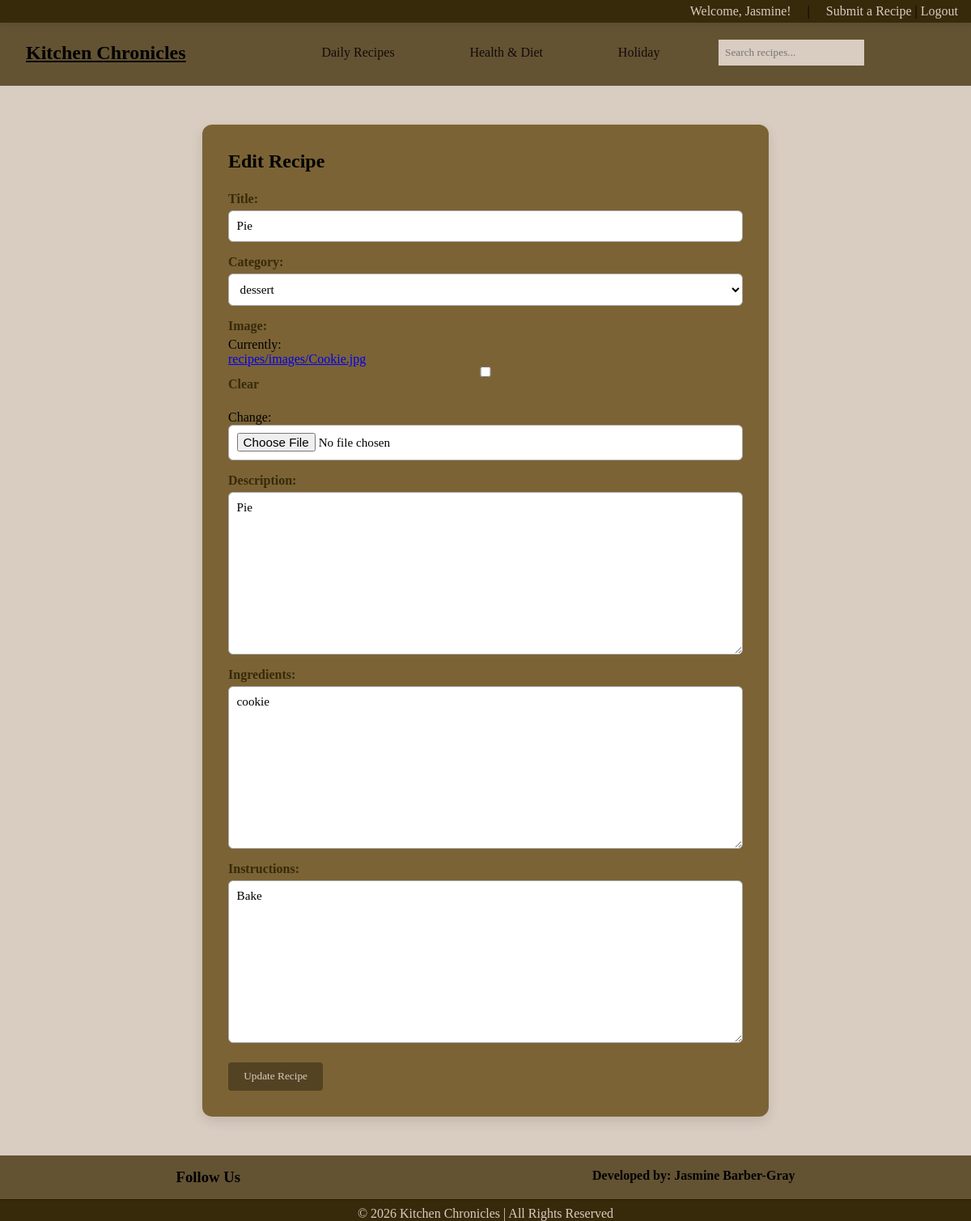
The app's page /recipe/6/edit/ (signed in) with its own data.
### recipes/models.py (models this page shows, shortened)
class Recipe(models.Model):
    CATEGORY_CHOICES = [
        ('Breakfast', 'breakfast'),
        ('Lunch', 'lunch'),
        ('Dinner', 'dinner'),
        ('Dessert', 'dessert'),
        ('Keto', 'keto'),
        ('Vegan', 'vegan'),
        ('Valentine\'s Day', 'valentine\'s Day'),
        ('Easter', 'easter'),
        ('Halloween', 'halloween'),
        ('Thanksgiving', 'thanksgiving'),
        ('Christmas', 'christmas'),
        ('New Years', 'new years'),
    ]
    title = models.CharField(max_length=200)
    author = models.ForeignKey(User, on_delete=models.CASCADE)
    category = models.CharField(max_length=20, choices=CATEGORY_CHOICES)
    image = models.ImageField(upload_to='recipes/images', blank=True, null=True)
    description = models.TextField()
    ingredients = models.TextField()
    instructions = models.TextField()

### recipes/views.py (the view)
# urls.py: path('recipe/<int:id>/edit/', views.edit_recipe, name='edit_recipe'),
@login_required
def edit_recipe(request, id):
    recipe = get_object_or_404(Recipe, id=id)
    if recipe.author != request.user and not request.user.is_superuser:
        return HttpResponseForbidden("You cannot edit this recipe.")
    if request.method == 'POST':
        form = recipeform(request.POST, request.FILES, instance=recipe)
        if form.is_valid():
            new_image = request.FILES.get('image')
            if new_image:
                if recipe.image and os.path.isfile(recipe.image.path):
                    os.remove(recipe.image.path)
                recipe.image = new_image
            form.save()
            return redirect('recipe_detail', id=recipe.id)
    else:
        form = recipeform(instance=recipe)
    return render(request, 'recipes/edit_recipe.html', {'form': form})

### recipes/forms.py
class recipeform(forms.ModelForm):
    class Meta:
        model = Recipe
        fields = [
            'title',
            'category',
            'image',
            'description',
            'ingredients',
            'instructions',
            ]

### recipes/templates/recipes/edit_recipe.html (shortened to what this page needs)
{% extends "base.html" %}
{% block content %}
<div class="auth-container">
    <h2>Edit Recipe</h2>
    <form method="post" enctype="multipart/form-data">
        <div class="form-group">
            {{ form.title.label_tag }}
            {{ form.title }}
        </div>
        <div class="form-group">
            {{ form.category.label_tag }}
            {{ form.category }}
        </div>
        <div class="form-group">
            {{ form.image.label_tag }}
            {{ form.image }}
        </div>
        <div class="form-group">
            {{ form.description.label_tag }}
            {{ form.description }}
        </div>
        <div class="form-group">
            {{ form.ingredients.label_tag }}
            {{ form.ingredients }}
        </div>
        <div class="form-group">
            {{ form.instructions.label_tag }}
            {{ form.instructions }}
        </div>
        <button type="submit" class="submit-button">Update Recipe</button>
    </form>
</div>
{% endblock %}

### templates/base.html (shortened to what this page needs)
<!DOCTYPE html>
<html lang="en">
{% load static %}
<head>
    <link rel="stylesheet" type="text/css" href="{% static 'recipes/style.css' %}">
    <link rel="stylesheet" href="https://cdn-uicons.flaticon.com/uicons-brands/css/uicons-brands.css">
    <link rel="stylesheet" href="https://cdn-uicons.flaticon.com/uicons-regular-rounded/css/uicons-regular-rounded.css">
    <link rel="stylesheet" href="https://cdn-uicons.flaticon.com/uicons-solid-straight/css/uicons-solid-straight.css">
</head>
<body>
<div class="top-bar">
    {% if user.is_authenticated %}
        <span>Welcome, {{ user.username }}!</span> |
        <a href="{% url 'submit_recipe'%}">Submit a Recipe  </a> |
        <form action="{% url 'Logout' %}" method="post" style="display:inline;">
            <button class="logout">Logout</button>
        </form>
    {% else %}
    <a href="{% url 'Login' %}">Login</a> |
    <a href="{% url 'Signup' %}">Signup</a> |
    <a href="{% url 'Login' %}">Submit a Recipe  </a>
    {% endif %}
</div>
    <nav class="navbar">
        <a href="{% url 'Home' %}" class="logo">
             Kitchen Chronicles
        </a>
        <ul class="nav-links">
            <li class="dropdown">
                <button class="dropbtn">
                    <a href="#">Daily Recipes
                    </a>
                </button>
            </li>
            <li class="dropdown">
                <button class="dropbtn">
                    <a href="#">Health & Diet
                    </a>
                </button>
            </li>
            <li class="dropdown">
                <button class="dropbtn">
                    <a href="#">Holiday
                    </a>
                </button>
            </li>
        </ul>
        <div class="search-container">
            <form method="GET" action="{% url 'search_recipes' %}">
                <input type="text" name="q" placeholder="Search recipes...">
            </form>
        </div>
    </nav>
    {% block content %}{% endblock %}
    <footer class="footer">
        <div class="footer-container">
             <div class="footer-social">
                <h3>Follow Us</h3>
            </div>
             <div class="footer-dev">
                <h4>Developed by: Jasmine Barber-Gray</h4>
            </div>
        </div>
        <div class="footer-bottom">
            <p>© 2026 Kitchen Chronicles | All Rights Reserved</p>
        </div>
</footer>
</body>
</html>

### recipes/static/recipes/style.css (style rules this page uses)
* { margin: 0; padding: 0; box-sizing: border-box; font-family: Georgia, 'Times New Roman', Times, serif; }
body { background: #d9ccc1; color: #000000; margin: 0; padding: 0; overflow: auto; max-width: 100% }
.top-bar { width: 100%; background-color: #372a0a; text-align: right; padding: 0.3rem 1rem; font-size: 1rem; position: fixed; top: 0; left: 0; z-index: 1000; box-shadow: 0 2px 5px rgba(0,0,0,0.1); }
.top-bar span { color: #d9ccc1 !important; margin-right: 1rem; }
.top-bar a { text-decoration: none; color: #d9ccc1; margin-left: 1rem; }
.logout { background: none; border: none; color: #d9ccc1; cursor: pointer; font-size: 1rem; }
.logo { flex: 1; font-size: 1.5rem; font-weight: bold; display: flex; gap: 0.5rem; color: black; list-style: none; }
.navbar { margin-top: 1.5rem; display: flex; background-color: #635333; padding: 1rem 1.5rem; position: sticky; top: 1.5rem; justify-content: center; align-items: center; }
.nav-links { flex: 2; display: flex; justify-content:center; gap: 1rem; list-style: none; text-align: center; }
.nav-links li { margin-left: 0.8rem; position: relative; }
.nav-links li a { text-decoration: none; color: rgb(20, 10, 10); padding: 0.5rem 1rem; display: block; transition: background 0.3s, color 0.3s; }
.dropdown { position: relative; }
.dropbtn { background: none; border: none; outline: none; color: white; padding: 0.5rem 1rem; cursor: pointer; font: inherit; }
.search-container { flex: 1; display: flex; align-items: center; }
.search-container input { padding: 0.5rem; border: none; outline: none; background-color: #d9ccc1; }
.auth-container { max-width: 700px; margin: 3rem auto; padding: 2rem; background-color: #7b6335; border-radius: 12px; box-shadow: 0 6px 15px rgba(0,0,0,0.1); }
.auth-container h2 { margin-bottom: 1.5rem; }
.form-group { display: flex; flex-direction: column; margin-bottom: 1rem; }
.form-group label { margin-bottom: 0.3rem; font-weight: bold; color: #372a0a; }
.form-group input, .form-group textarea, .form-group select { padding: 0.6rem; border-radius: 6px; border: 1px solid #aaa; background-color: #fff; font-size: 0.95rem; }
.form-group textarea { min-height: 100px; resize: vertical; }
.submit-button { display: inline-block; margin-top: 0.5rem; padding: 0.6rem 1.2rem; background-color: #534323; color: #d9ccc1; text-decoration: none; border-radius: 4px; cursor: pointer; transition: background 0.2s; border: none; }
.footer-container { display: flex; background-color: #635333; justify-content: space-around; flex-wrap: wrap; }
.footer-bottom { text-align: center; background-color: #372a0a; border-top: 1px solid #2f1a00; padding-top: 0.5rem; color: #d9ccc1; }
.footer-social { text-align: center; margin-top: 1rem; }
.footer-dev { text-align: center; margin-top: 1rem; }

### records on screen
Recipe: title "Pie", category "dessert", description "Pie", ingredients "cookie", instructions "Bake"

### other values on screen
{{ user.username }} "Jasmine"
